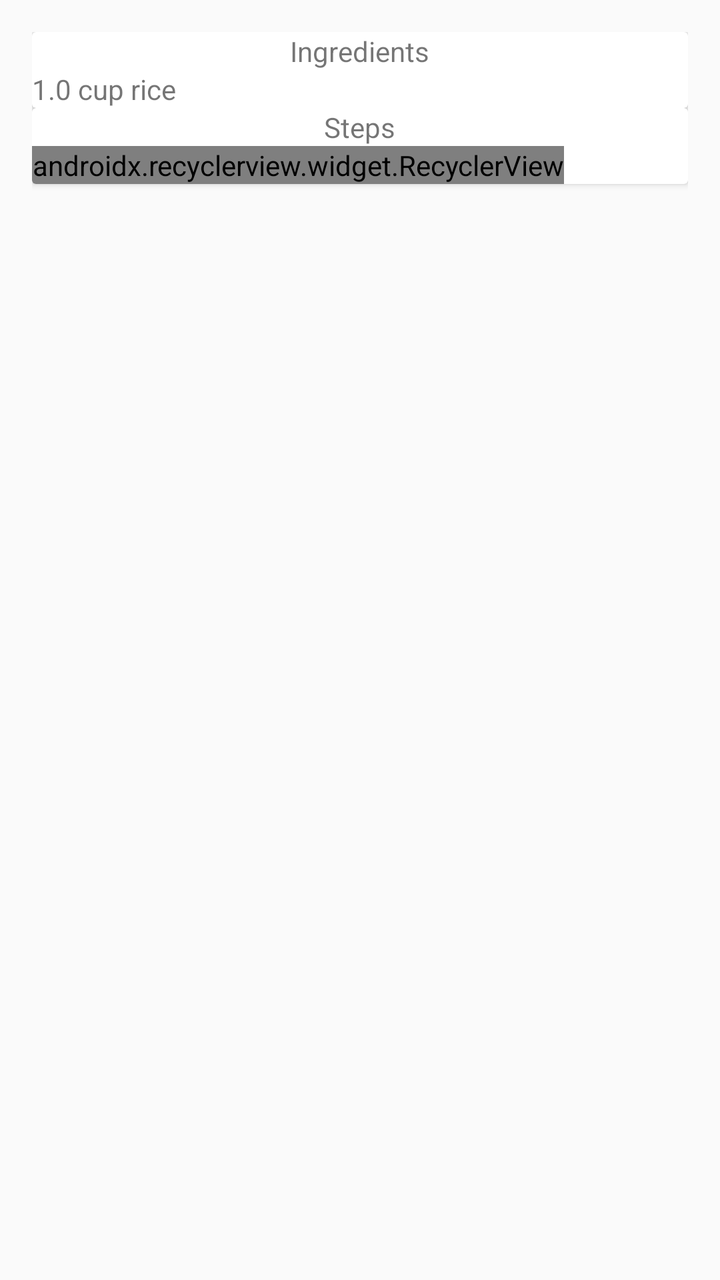
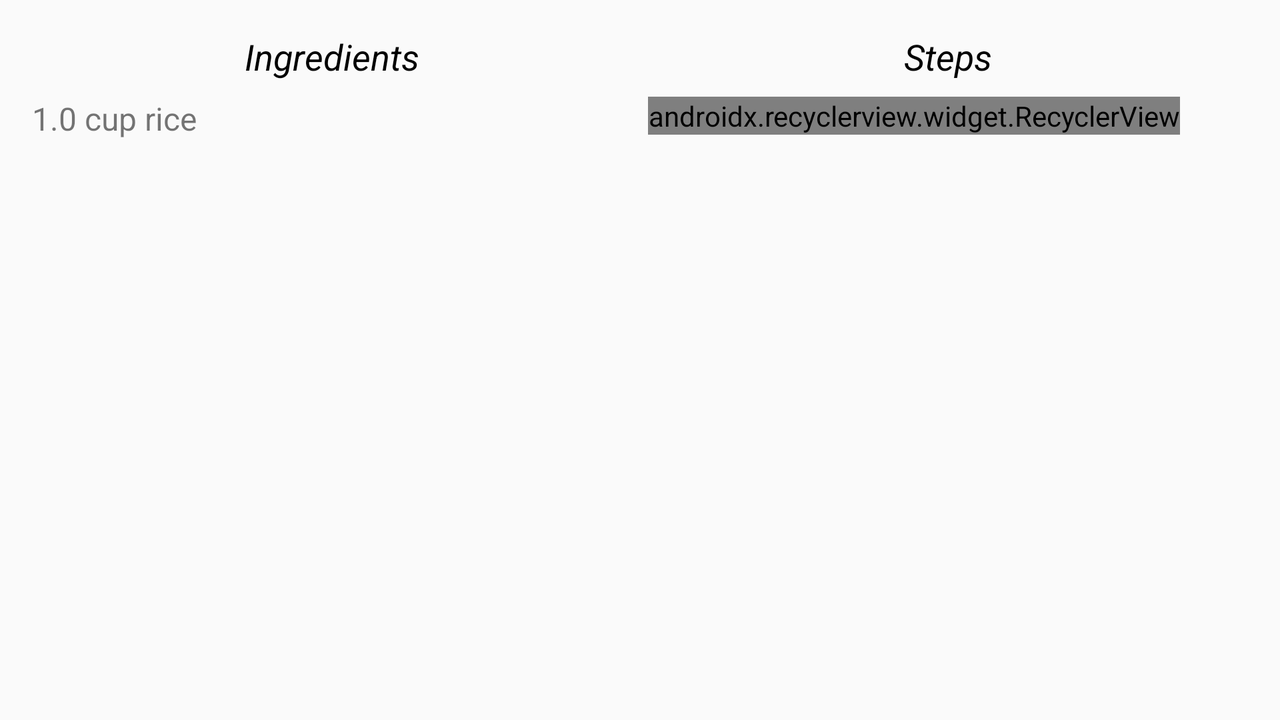

The same Android screen from two of the app's own layout files: first res/layout/ as a phone draws it, then the repository's variant for another configuration, drawn on a device whose configuration selects that folder. Both files follow.
<!-- AndroidManifest.xml: application theme AppTheme -->
<!-- res/layout/activity_recipe.xml -->
<?xml version="1.0" encoding="utf-8"?>
<android.support.design.widget.CoordinatorLayout
    android:layout_width="match_parent"
    android:layout_height="match_parent"
    xmlns:android="http://schemas.android.com/apk/res/android">

    <include layout="@layout/recipe"/>

</android.support.design.widget.CoordinatorLayout>
<!-- res/layout/recipe.xml (included above) -->
<?xml version="1.0" encoding="utf-8"?>
<LinearLayout xmlns:android="http://schemas.android.com/apk/res/android"
    android:layout_width="match_parent"
    android:layout_height="match_parent"
    xmlns:tools="http://schemas.android.com/tools"
    android:padding="16dp"
    android:orientation="vertical"
    xmlns:app="http://schemas.android.com/apk/res-auto">

    <android.support.v7.widget.CardView
        android:id="@+id/cv_ingredients"
        android:layout_width="match_parent"
        android:layout_height="wrap_content">
        <LinearLayout
            android:layout_width="match_parent"
            android:layout_height="wrap_content"
            android:orientation="vertical">
            <TextView
                android:text="Ingredients"
                android:layout_width="wrap_content"
                android:layout_height="wrap_content"
                android:layout_gravity="center_horizontal"
                />
            <TextView
                android:id="@+id/tv_ingredients"
                android:layout_width="wrap_content"
                android:layout_height="wrap_content"
                tools:text="1.0 cup rice"/>
        </LinearLayout>

    </android.support.v7.widget.CardView>
    <android.support.v7.widget.CardView
        android:layout_width="match_parent"
        android:layout_height="wrap_content">
        <LinearLayout
            android:layout_width="match_parent"
            android:layout_height="wrap_content"
            android:orientation="vertical">
            <TextView
                android:layout_width="wrap_content"
                android:layout_height="wrap_content"
                android:layout_gravity="center_horizontal"
                android:text="Steps" />
            <android.support.v7.widget.RecyclerView
                android:id="@+id/rv_steps"
                android:layout_width="wrap_content"
                android:layout_height="wrap_content"
                app:layoutManager="android.support.v7.widget.LinearLayoutManager"
                />
        </LinearLayout>

    </android.support.v7.widget.CardView>

</LinearLayout>
<!-- resources referenced by this layout -->
<resources>
  <style name="AppTheme" parent="Theme.AppCompat.Light.DarkActionBar">
          
          <item name="colorPrimary">@color/colorPrimary</item>
          <item name="colorPrimaryDark">@color/colorPrimaryDark</item>
          <item name="colorAccent">@color/colorAccent</item>
      </style>
</resources>
<!-- res/layout-land/activity_recipe.xml (the repository's variant of the layout above) -->
<!-- drawn on the phone turned sideways -->
<?xml version="1.0" encoding="utf-8"?>
<LinearLayout xmlns:android="http://schemas.android.com/apk/res/android"
    android:layout_width="match_parent"
    android:layout_height="match_parent"
    xmlns:tools="http://schemas.android.com/tools"
    android:padding="16dp"
    android:orientation="horizontal"
    xmlns:app="http://schemas.android.com/apk/res-auto">

    <ScrollView
        android:id="@+id/sv_ingredients"
        android:layout_width="300dp"
        android:layout_height="wrap_content"
        >
        <LinearLayout
            android:layout_width="match_parent"
            android:layout_height="wrap_content"
            android:orientation="vertical">
            <TextView
                android:text="Ingredients"
                style="@style/titleStyle"
                android:layout_width="wrap_content"
                android:layout_height="wrap_content"
                android:layout_gravity="center_horizontal"
                />
            <TextView
                android:id="@+id/tv_ingredients"
                android:layout_width="wrap_content"
                android:layout_height="wrap_content"
                android:textSize="16sp"
                tools:text="1.0 cup rice"/>
        </LinearLayout>

    </ScrollView>
    <LinearLayout
        android:layout_width="match_parent"
        android:layout_height="wrap_content"
        android:paddingLeft="8dp"
        android:orientation="vertical">
        <TextView
            android:layout_width="wrap_content"
            android:layout_height="wrap_content"
            style="@style/titleStyle"
            android:layout_gravity="center_horizontal"
            android:text="Steps" />
        <android.support.v7.widget.RecyclerView
            android:id="@+id/rv_steps"
            android:layout_width="wrap_content"
            android:layout_height="wrap_content"
            app:layoutManager="android.support.v7.widget.LinearLayoutManager"
            />

    </LinearLayout>

</LinearLayout>
<!-- resources referenced by the variant -->
<!-- as the phone turned sideways resolves them -->
<resources>
  <style name="titleStyle">
          <item name="android:textSize">18sp</item>
          <item name="android:textColor">@android:color/black</item>
          <item name="android:textStyle">italic</item>
          <item name="android:paddingBottom">8dp</item>
      </style>
  <style name="AppTheme" parent="Theme.AppCompat.Light.DarkActionBar">
          
          <item name="colorPrimary">@color/colorPrimary</item>
          <item name="colorPrimaryDark">@color/colorPrimaryDark</item>
          <item name="colorAccent">@color/colorAccent</item>
      </style>
</resources>
